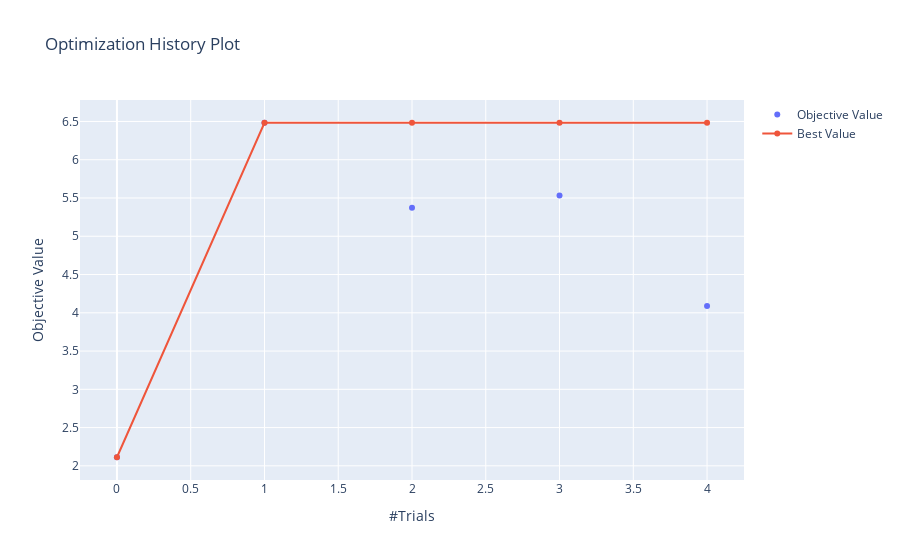

Here is the notebook cell this chart was saved with:
### Markdown cell above
### Visualisation of the results <a id='vis3_1'></a>

### Code cell
# Visualise the optimisation history
plot_optimization_history(study)

### Figure 1 — Plotly figure (JSON) as saved in the notebook; plotly's stock layout.template omitted (floating-point values rounded to 4 significant figures)
{"data": [{"mode": "markers", "name": "Objective Value", "type": "scatter", "x": [0, 1, 2, 3, 4], "y": [2.112, 6.483, 5.373, 5.533, 4.088]}, {"name": "Best Value", "type": "scatter", "x": [0, 1, 2, 3, 4], "y": [2.112, 6.483, 6.483, 6.483, 6.483]}], "layout": {"autosize": true, "title": {"text": "Optimization History Plot"}, "xaxis": {"autorange": true, "range": [-0.2441, 4.244], "title": {"text": "#Trials"}, "type": "linear"}, "yaxis": {"autorange": true, "range": [1.792, 6.804], "title": {"text": "Objective Value"}, "type": "linear"}}}
